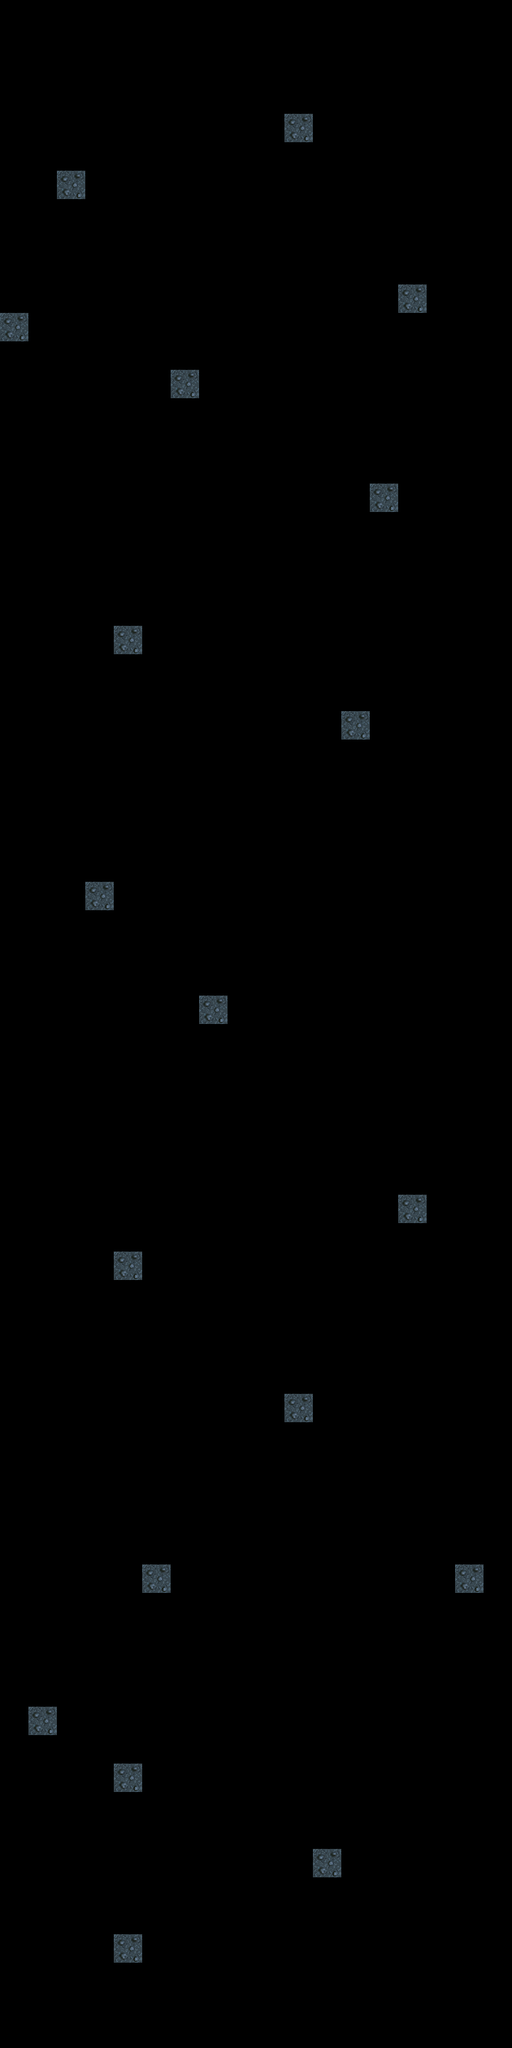

This is a level from a 2D game, rendered from its Tiled map with the project's own tilesets. A one-line summary and the complete map file follow:
An orthogonal 18x72 tile map with 40x40 px tiles, 1 tile layer (Debris).

<map version="1.0" orientation="orthogonal" renderorder="right-down" width="18" height="72" tilewidth="40" tileheight="40" nextobjectid="1">
 <tileset firstgid="1" name="caveRocks1" tilewidth="40" tileheight="40" tilecount="1" columns="1">
  <image source="../../bin/assets/caveTileSet1.png" width="40" height="40" />
 </tileset>
 <layer name="Debris" width="18" height="72">
  <data encoding="csv">
0,0,0,0,0,0,0,0,0,0,0,0,0,0,0,0,0,0,
0,0,0,0,0,0,0,0,0,0,0,0,0,0,0,0,0,0,
0,0,0,0,0,0,0,0,0,0,0,0,0,0,0,0,0,0,
0,0,0,0,0,0,0,0,0,0,0,0,0,0,0,0,0,0,
0,0,0,0,0,0,0,0,0,0,1,0,0,0,0,0,0,0,
0,0,0,0,0,0,0,0,0,0,0,0,0,0,0,0,0,0,
0,0,1,0,0,0,0,0,0,0,0,0,0,0,0,0,0,0,
0,0,0,0,0,0,0,0,0,0,0,0,0,0,0,0,0,0,
0,0,0,0,0,0,0,0,0,0,0,0,0,0,0,0,0,0,
0,0,0,0,0,0,0,0,0,0,0,0,0,0,0,0,0,0,
0,0,0,0,0,0,0,0,0,0,0,0,0,0,1,0,0,0,
1,0,0,0,0,0,0,0,0,0,0,0,0,0,0,0,0,0,
0,0,0,0,0,0,0,0,0,0,0,0,0,0,0,0,0,0,
0,0,0,0,0,0,1,0,0,0,0,0,0,0,0,0,0,0,
0,0,0,0,0,0,0,0,0,0,0,0,0,0,0,0,0,0,
0,0,0,0,0,0,0,0,0,0,0,0,0,0,0,0,0,0,
0,0,0,0,0,0,0,0,0,0,0,0,0,0,0,0,0,0,
0,0,0,0,0,0,0,0,0,0,0,0,0,1,0,0,0,0,
0,0,0,0,0,0,0,0,0,0,0,0,0,0,0,0,0,0,
0,0,0,0,0,0,0,0,0,0,0,0,0,0,0,0,0,0,
0,0,0,0,0,0,0,0,0,0,0,0,0,0,0,0,0,0,
0,0,0,0,0,0,0,0,0,0,0,0,0,0,0,0,0,0,
0,0,0,0,1,0,0,0,0,0,0,0,0,0,0,0,0,0,
0,0,0,0,0,0,0,0,0,0,0,0,0,0,0,0,0,0,
0,0,0,0,0,0,0,0,0,0,0,0,0,0,0,0,0,0,
0,0,0,0,0,0,0,0,0,0,0,0,1,0,0,0,0,0,
0,0,0,0,0,0,0,0,0,0,0,0,0,0,0,0,0,0,
0,0,0,0,0,0,0,0,0,0,0,0,0,0,0,0,0,0,
0,0,0,0,0,0,0,0,0,0,0,0,0,0,0,0,0,0,
0,0,0,0,0,0,0,0,0,0,0,0,0,0,0,0,0,0,
0,0,0,0,0,0,0,0,0,0,0,0,0,0,0,0,0,0,
0,0,0,1,0,0,0,0,0,0,0,0,0,0,0,0,0,0,
0,0,0,0,0,0,0,0,0,0,0,0,0,0,0,0,0,0,
0,0,0,0,0,0,0,0,0,0,0,0,0,0,0,0,0,0,
0,0,0,0,0,0,0,0,0,0,0,0,0,0,0,0,0,0,
0,0,0,0,0,0,0,1,0,0,0,0,0,0,0,0,0,0,
0,0,0,0,0,0,0,0,0,0,0,0,0,0,0,0,0,0,
0,0,0,0,0,0,0,0,0,0,0,0,0,0,0,0,0,0,
0,0,0,0,0,0,0,0,0,0,0,0,0,0,0,0,0,0,
0,0,0,0,0,0,0,0,0,0,0,0,0,0,0,0,0,0,
0,0,0,0,0,0,0,0,0,0,0,0,0,0,0,0,0,0,
0,0,0,0,0,0,0,0,0,0,0,0,0,0,0,0,0,0,
0,0,0,0,0,0,0,0,0,0,0,0,0,0,1,0,0,0,
0,0,0,0,0,0,0,0,0,0,0,0,0,0,0,0,0,0,
0,0,0,0,1,0,0,0,0,0,0,0,0,0,0,0,0,0,
0,0,0,0,0,0,0,0,0,0,0,0,0,0,0,0,0,0,
0,0,0,0,0,0,0,0,0,0,0,0,0,0,0,0,0,0,
0,0,0,0,0,0,0,0,0,0,0,0,0,0,0,0,0,0,
0,0,0,0,0,0,0,0,0,0,0,0,0,0,0,0,0,0,
0,0,0,0,0,0,0,0,0,0,1,0,0,0,0,0,0,0,
0,0,0,0,0,0,0,0,0,0,0,0,0,0,0,0,0,0,
0,0,0,0,0,0,0,0,0,0,0,0,0,0,0,0,0,0,
0,0,0,0,0,0,0,0,0,0,0,0,0,0,0,0,0,0,
0,0,0,0,0,0,0,0,0,0,0,0,0,0,0,0,0,0,
0,0,0,0,0,0,0,0,0,0,0,0,0,0,0,0,0,0,
0,0,0,0,0,1,0,0,0,0,0,0,0,0,0,0,1,0,
0,0,0,0,0,0,0,0,0,0,0,0,0,0,0,0,0,0,
0,0,0,0,0,0,0,0,0,0,0,0,0,0,0,0,0,0,
0,0,0,0,0,0,0,0,0,0,0,0,0,0,0,0,0,0,
0,0,0,0,0,0,0,0,0,0,0,0,0,0,0,0,0,0,
0,1,0,0,0,0,0,0,0,0,0,0,0,0,0,0,0,0,
0,0,0,0,0,0,0,0,0,0,0,0,0,0,0,0,0,0,
0,0,0,0,1,0,0,0,0,0,0,0,0,0,0,0,0,0,
0,0,0,0,0,0,0,0,0,0,0,0,0,0,0,0,0,0,
0,0,0,0,0,0,0,0,0,0,0,0,0,0,0,0,0,0,
0,0,0,0,0,0,0,0,0,0,0,1,0,0,0,0,0,0,
0,0,0,0,0,0,0,0,0,0,0,0,0,0,0,0,0,0,
0,0,0,0,0,0,0,0,0,0,0,0,0,0,0,0,0,0,
0,0,0,0,1,0,0,0,0,0,0,0,0,0,0,0,0,0,
0,0,0,0,0,0,0,0,0,0,0,0,0,0,0,0,0,0,
0,0,0,0,0,0,0,0,0,0,0,0,0,0,0,0,0,0,
0,0,0,0,0,0,0,0,0,0,0,0,0,0,0,0,0,0
</data>
 </layer>
</map>
